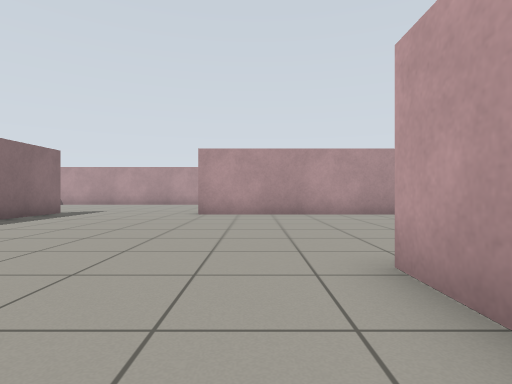
view 1 (above)

24 first-person views from a walk through a Gazebo world. The camera is 0.68 m above the floor, looks level and sees 80° across. The floor is counted in squares, 1 m on a side. Each view is taken from the middle of a square. On the plan, view 1 faces up. The plan holds only what a view shows up to about 10 squares ahead; the rest is blank.

view 2
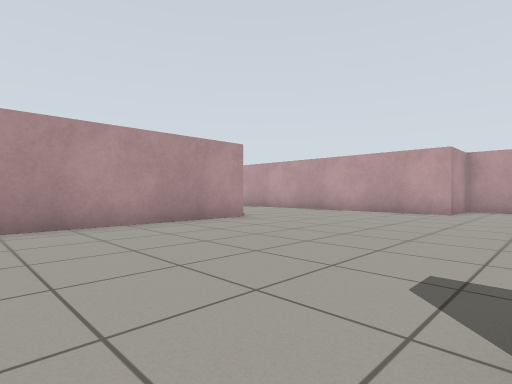

view 3
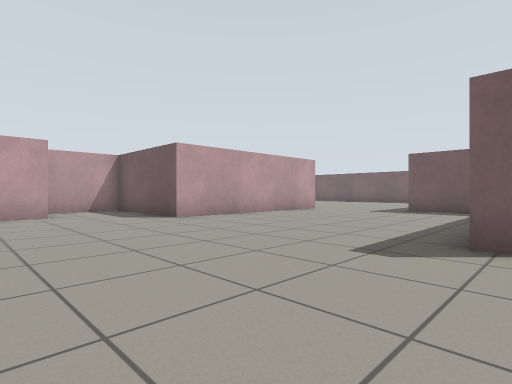

view 4
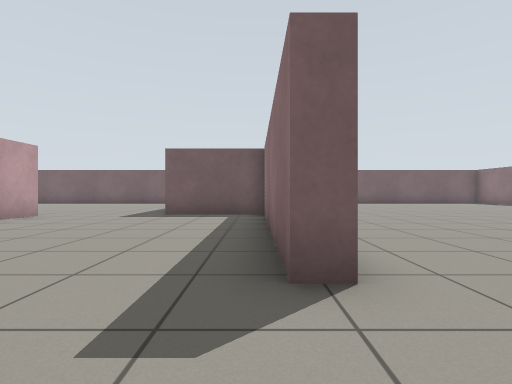

view 5
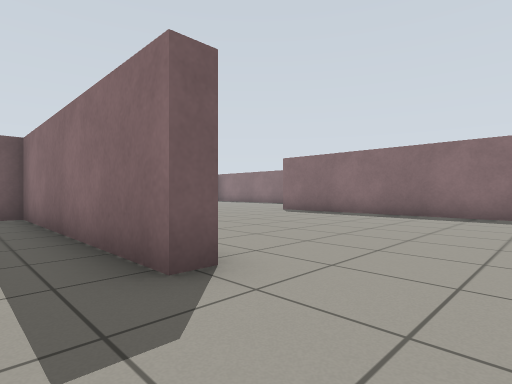

view 6
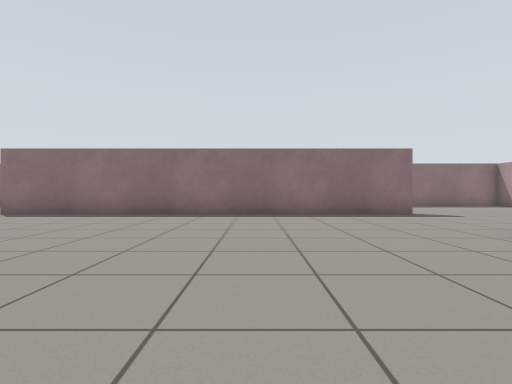

view 7
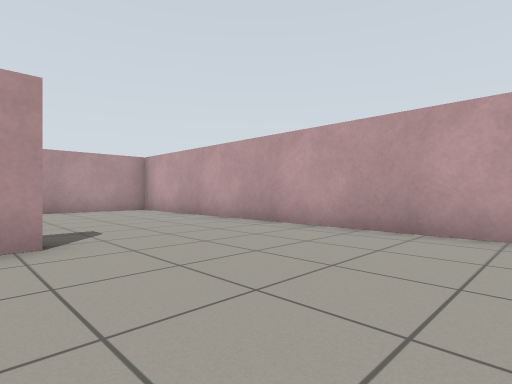

view 8
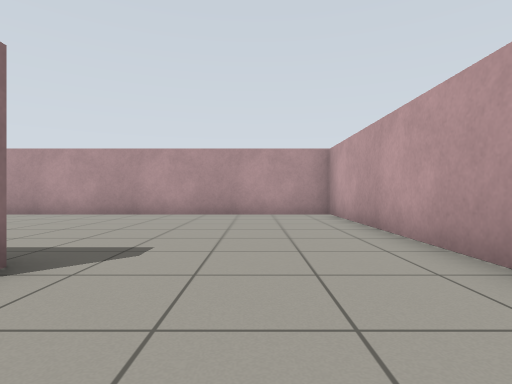

view 9
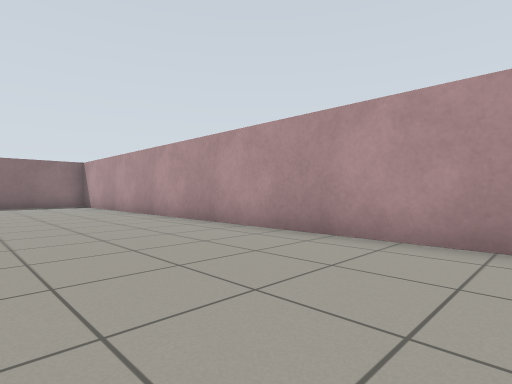

view 10
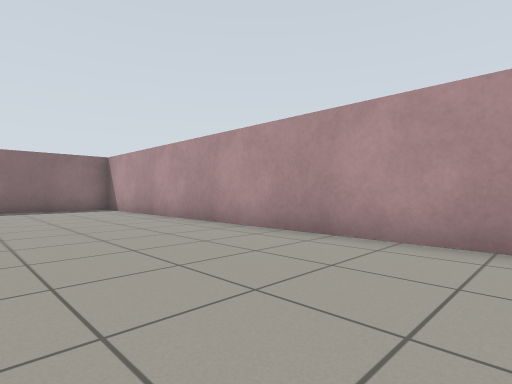

view 11
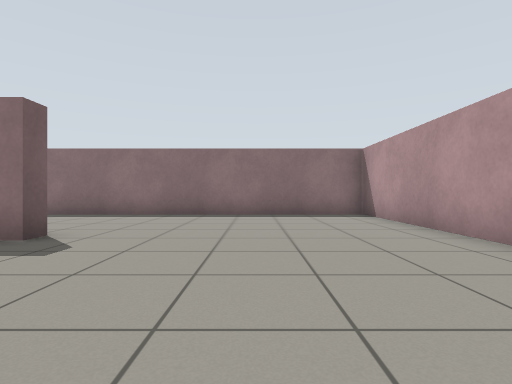

view 12
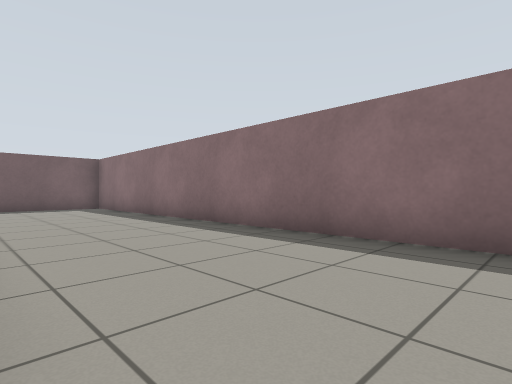

view 13
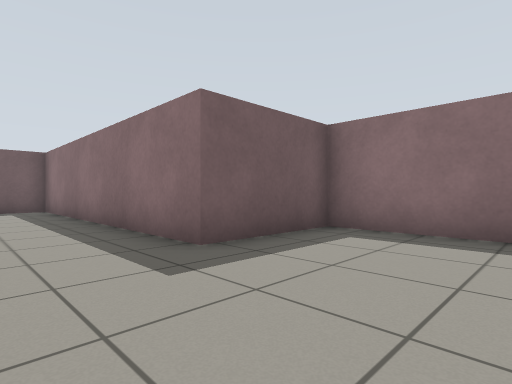

view 14
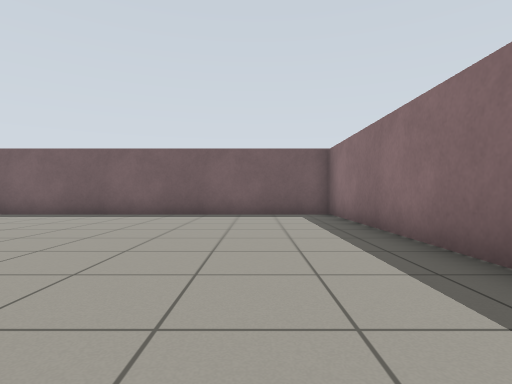

view 15
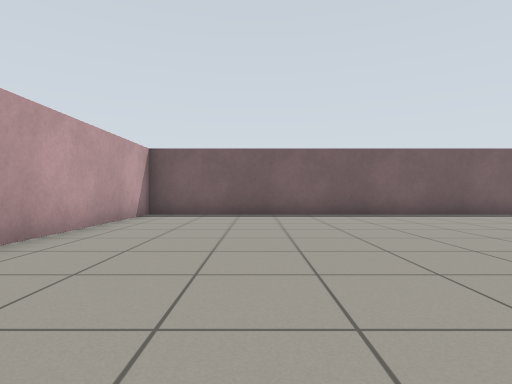

view 16
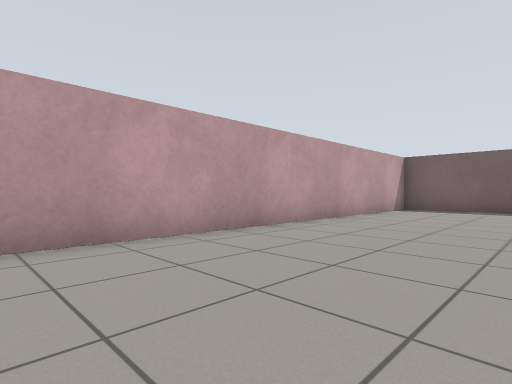

view 17
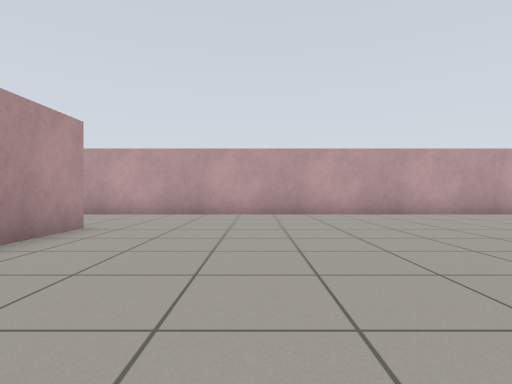

view 18
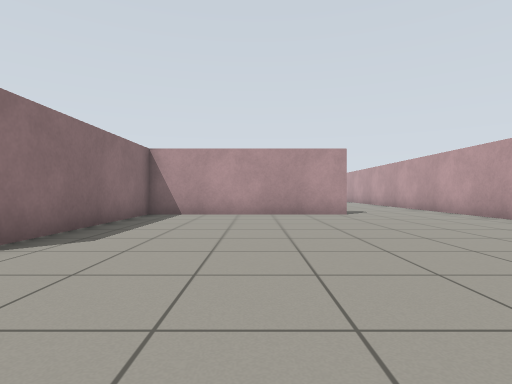

view 19
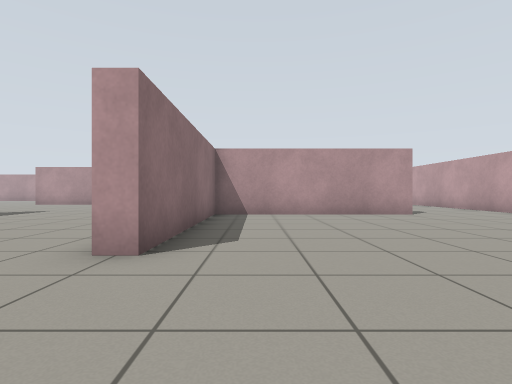

view 20
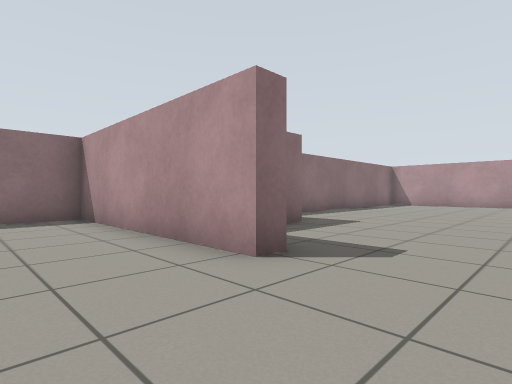

view 21
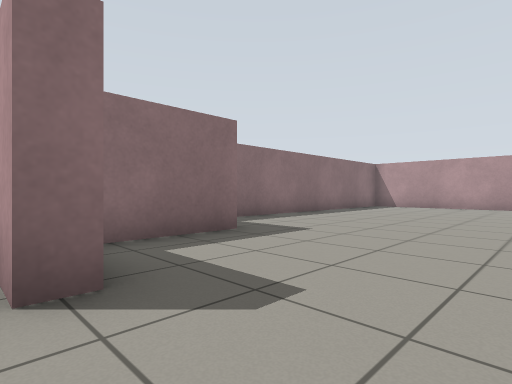

view 22
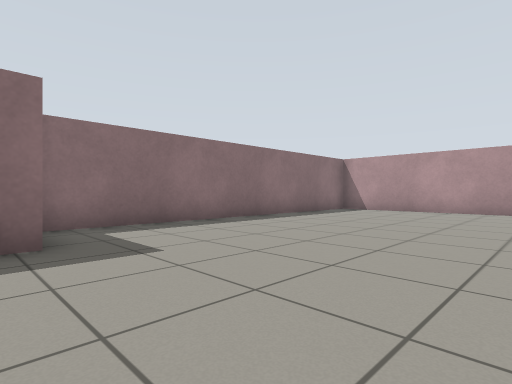

view 23
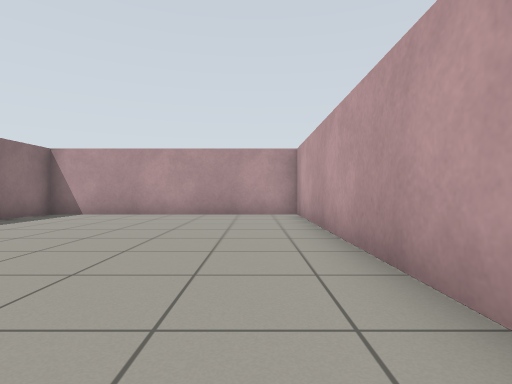

view 24
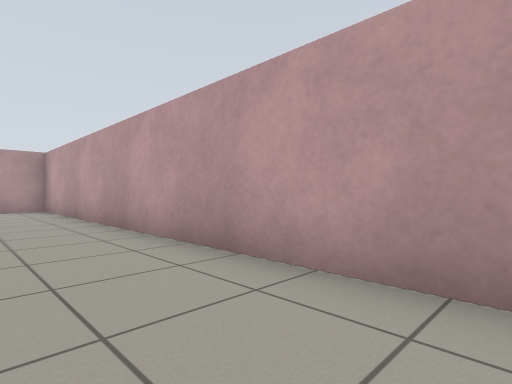

### Floor plan
Points are (right, up) in squares from view 1. A wall is a line through its corners. A room is listed if a view was taken in it or the views show most of it. See-through windows are left out.
Room 1 (views 1, 2, 3, 4, 5, 6, 7, 8, 9, 10, 11, 12, 13)
walls: (1.3, 1.4) (1.3, 2.8) (1.7, 2.8) (1.7, -4.2) (4.7, -4.2); (-6.8, 9.8) (-6.3, 9.8) (-6.3, -2.7); (5.9, 9.2) (-1.8, 9.2); (8.2, 0) (8.2, 2.8) (10.9, 2.8); (8.2, -3.7) (8.2, -2.4); (11.9, 5.2) (10.3, 5.2) (10.3, 16.3) (-11.3, 16.3) (-11.3, 1.1); (12.3, 4) (12.3, 4.9)
ways out: opening at (6, -4) to room 2
Room 2 (views 14, 15, 16, 17, 18, 19, 20, 21, 22, 23, 24)
walls: (14.8, 2.7) (14.8, 2.3) (8.8, 2.3) (8.8, -3.8) (8.2, -3.7); (12.8, 5.9) (12.8, 3.4); (4.7, -4.2) (4.7, -13.2) (18.3, -13.2) (18.3, 16.3) (10.8, 16.3) (10.8, 6)
ways out: opening at (6, -4) to room 1

Where each view was taken, in squares from view 1:
view 1: 0 up, 0 right, facing up
view 2: 3 up, 0 right, facing up-right
view 3: 7 up, 1 right, facing down-right
view 4: 5 up, 2 right, facing down
view 5: 5 up, 3 right, facing down-left
view 6: 5 up, 3 right, facing left
view 7: 5 up, 5 right, facing up-right
view 8: 7 up, 8 right, facing up
view 9: 12 up, 4 right, facing up-left
view 10: 12 up, 1 right, facing up-left
view 11: 13 up, 2 left, facing left
view 12: 11 up, 7 left, facing down-left
view 13: 1 down, 7 right, facing down-left
view 14: 4 down, 7 right, facing down
view 15: 4 down, 15 right, facing down
view 16: 1 down, 14 right, facing down-right
view 17: 1 down, 9 right, facing right
view 18: 7 down, 12 right, facing up
view 19: 7 down, 10 right, facing up
view 20: 0 up, 17 right, facing up-left
view 21: 2 up, 17 right, facing up-left
view 22: 5 up, 17 right, facing up-left
view 23: 7 up, 17 right, facing up
view 24: 4 up, 16 right, facing up-right
